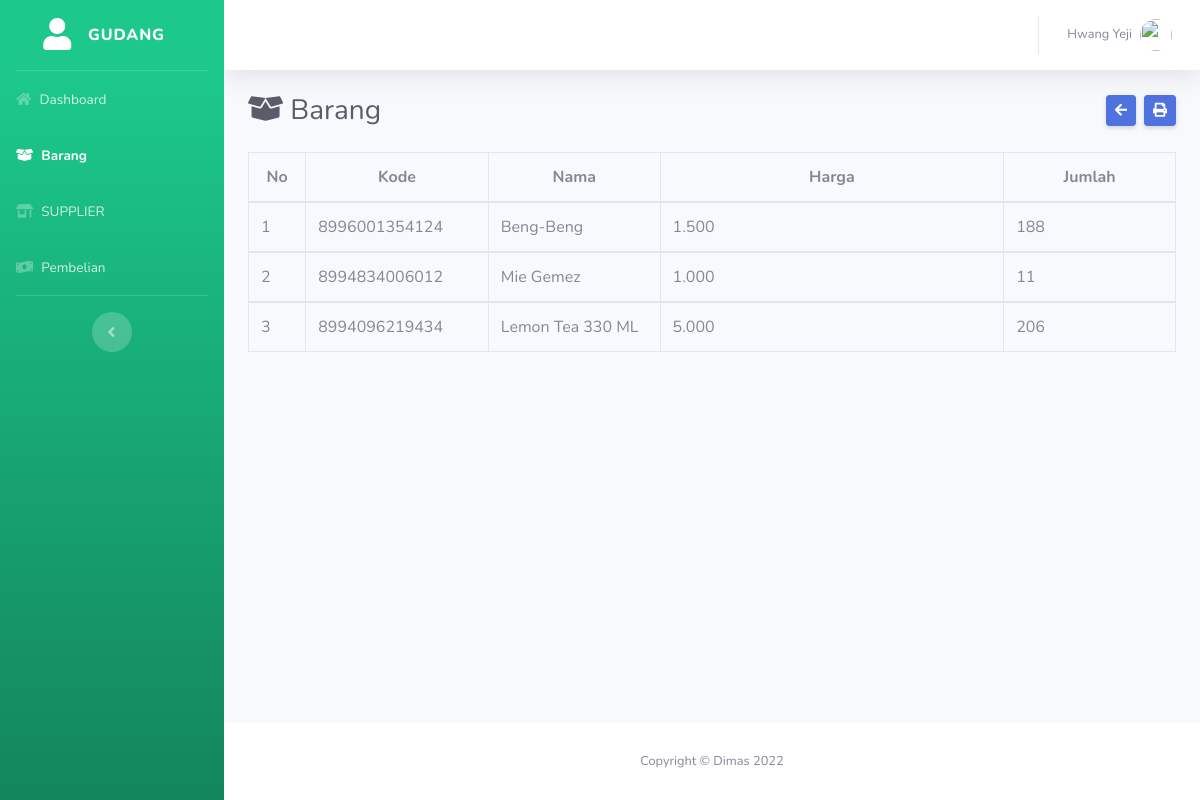
Before: /index.php?page=gudang/lap_barang (signed in) with the older database file.
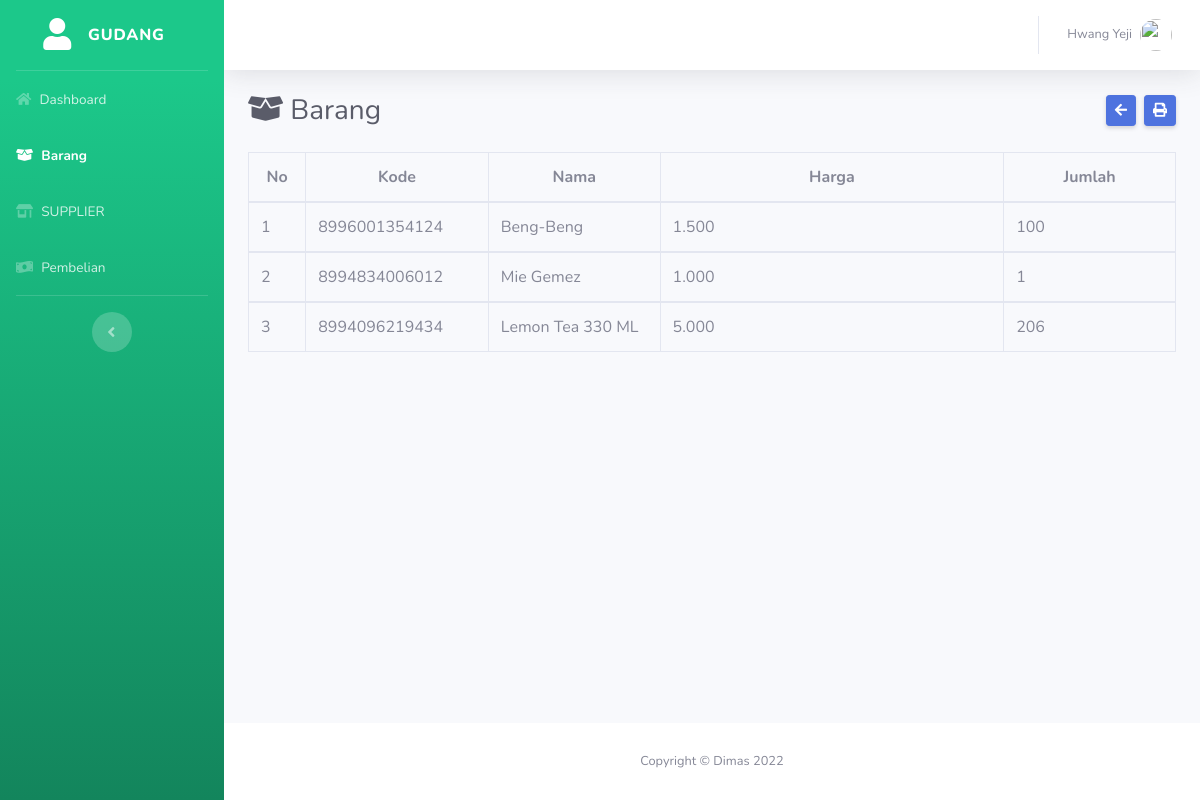
After: the same page with the newer database file.
### tables this page shows
CREATE TABLE `barang` (
  `id_barang` int(11) NOT NULL AUTO_INCREMENT,
  `barcode` char(50) NOT NULL,
  `nama` varchar(250) NOT NULL,
  `harga` char(100) NOT NULL,
  `stok` char(50) NOT NULL DEFAULT '0',
  PRIMARY KEY (`id_barang`)
);

### app/routing.php (called while the page is built, shortened)
<?php
	$page =$_GET['page'];
	if($_SESSION['id']=="")
	{
		include("pages/login.php");
	}
	else
	{
	  if (!file_exists("pages/$page.php"))
	  {
	  	header("location:index.php?page=home");
		}
		else
		{
			include("pages/$page.php");
		}
	}
?>

### index.php (called while the page is built, shortened)
<?php
	include("app/function.php");
	include("app/routing.php");
?>

### app/function.php (called while the page is built, shortened)
<?php
    function rupiah($angka)
    {
        return number_format($angka,0,',','.');
    }
?>

### pages/gudang/lap_barang.php (the view, shortened to what this page needs)
 <?php
    $query_select="SELECT * FROM barang";
    $tampil=mysqli_query($koneksi,$query_select);
    foreach ($tampil as $key )
    {
      $nomor++;
      $t.="
         <tbody>
          <tr>
              <td>$nomor</td>
              <td>{$key['barcode']}</td>
              <td>{$key['nama']}</td>
              <td>".rupiah($key['harga'])."</td>
              <td>{$key['stok']}</td>
          </tr>
      </tbody>
      ";
    }
    $konten = "
        <div class='d-sm-flex align-items-center justify-content-between mb-4'>
             <h3 class='mb-0 text-gray-800'><i class='fas fa-box-open'></i>    Barang</h3>
            <div class='d-flex flex-row-reverse'>
              <a href='?page=gudang/print_stok_barang' class='d-none d-sm-inline-block btn btn-sm btn-primary shadow-sm' target='_blank'><i class='fas fa-print'></i></a>
              <a href='?page=gudang/barang_list' class='d-none d-sm-inline-block btn btn-sm btn-primary shadow-sm mr-2'><i class='fas fa-arrow-left'></i></a>
            </div>
        </div>
      <table class='table table-bordered'>
            <thead>
                <tr>
                    <th class='text-center' style='width:5%'>No</th>
                    <th class='text-center' style='width:15%'>Kode</th>
                    <th class='text-center' style='width:15%'>Nama</th>
                    <th class='text-center' style='width:30%'>Harga</th>
                    <th class='text-center' style='width:15%'>Jumlah</th>
                </tr>
            </thead>
            <tbody>
                    $t
               </tbody>
        </table>
  ";
?>

Changed rows visible on the page:
changed barang "Beng-Beng": stok "188" → "100"
changed barang "Mie Gemez": stok "11" → "1"
